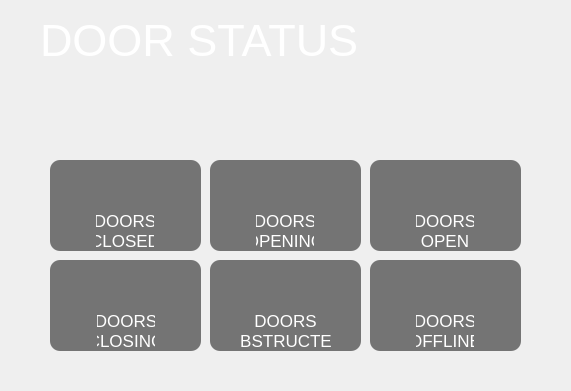
            <widget class="QWidget" name="DoorDisplayWidget" native="true">
             <property name="geometry">
              <rect>
               <x>260</x>
               <y>10</y>
               <width>571</width>
               <height>391</height>
              </rect>
             </property>
             <property name="styleSheet">
              <string notr="true">#DoorDisplayWidget {
	background-color: rgba(255, 255, 255, 13);
	border-radius: 50px;
	border: 1px solid rgba(255, 255, 255, 100);
}
</string>
             </property>
             <widget class="QLabel" name="txtDoorState">
              <property name="geometry">
               <rect>
                <x>40</x>
                <y>20</y>
                <width>381</width>
                <height>41</height>
               </rect>
              </property>
              <property name="font">
               <font>
                <family>Helvetica Neue</family>
                <pointsize>34</pointsize>
                <bold>false</bold>
               </font>
              </property>
              <property name="styleSheet">
               <string notr="true">#txtDoorState {
	color: white;
}</string>
              </property>
              <property name="text">
               <string>DOOR STATUS</string>
              </property>
             </widget>
             <widget class="QWidget" name="DoorsClosedWidget" native="true">
              <property name="geometry">
               <rect>
                <x>50</x>
                <y>160</y>
                <width>151</width>
                <height>91</height>
               </rect>
              </property>
              <property name="styleSheet">
               <string notr="true">#DoorsClosedWidget {
	background-color: #747474;
	border-radius: 10px;
}
</string>
              </property>
              <widget class="QLabel" name="txtClosed">
               <property name="geometry">
                <rect>
                 <x>46</x>
                 <y>50</y>
                 <width>58</width>
                 <height>41</height>
                </rect>
               </property>
               <property name="font">
                <font>
                 <family>Helvetica Neue</family>
                 <pointsize>13</pointsize>
                </font>
               </property>
               <property name="styleSheet">
                <string notr="true">#txtClosed {
	color: white;
}</string>
               </property>
               <property name="text">
                <string>DOORS CLOSED</string>
               </property>
               <property name="alignment">
                <set>Qt::AlignmentFlag::AlignCenter</set>
               </property>
               <property name="wordWrap">
                <bool>true</bool>
               </property>
              </widget>
              <widget class="QLabel" name="lbl1">
               <property name="geometry">
                <rect>
                 <x>55</x>
                 <y>10</y>
                 <width>41</width>
                 <height>41</height>
                </rect>
               </property>
               <property name="text">
                <string/>
               </property>
               <property name="pixmap">
                <pixmap>../Closed.png</pixmap>
               </property>
               <property name="scaledContents">
                <bool>true</bool>
               </property>
              </widget>
             </widget>
             <widget class="QWidget" name="DoorsOpeningWidget" native="true">
              <property name="geometry">
               <rect>
                <x>210</x>
                <y>160</y>
                <width>151</width>
                <height>91</height>
               </rect>
              </property>
              <property name="styleSheet">
               <string notr="true">#DoorsOpeningWidget {
	background-color: #747474;
	border-radius: 10px;
}
</string>
              </property>
              <widget class="QLabel" name="txtOpening">
               <property name="geometry">
                <rect>
                 <x>46</x>
                 <y>50</y>
                 <width>58</width>
                 <height>41</height>
                </rect>
               </property>
               <property name="font">
                <font>
                 <family>Helvetica Neue</family>
                 <pointsize>13</pointsize>
                </font>
               </property>
               <property name="styleSheet">
                <string notr="true">#txtOpening {
	color: white;
}</string>
               </property>
               <property name="text">
                <string>DOORS OPENING</string>
               </property>
               <property name="alignment">
                <set>Qt::AlignmentFlag::AlignCenter</set>
               </property>
               <property name="wordWrap">
                <bool>true</bool>
               </property>
              </widget>
              <widget class="QLabel" name="lbl2">
               <property name="geometry">
                <rect>
                 <x>55</x>
                 <y>10</y>
                 <width>41</width>
                 <height>41</height>
                </rect>
               </property>
               <property name="text">
                <string/>
               </property>
               <property name="pixmap">
                <pixmap>../opening.png</pixmap>
               </property>
               <property name="scaledContents">
                <bool>true</bool>
               </property>
              </widget>
             </widget>
             <widget class="QWidget" name="DoorsOpenWidget" native="true">
              <property name="geometry">
               <rect>
                <x>370</x>
                <y>160</y>
                <width>151</width>
                <height>91</height>
               </rect>
              </property>
              <property name="styleSheet">
               <string notr="true">#DoorsOpenWidget {
	background-color: #747474;
	border-radius: 10px;
}
</string>
              </property>
              <widget class="QLabel" name="txtOpen">
               <property name="geometry">
                <rect>
                 <x>46</x>
                 <y>50</y>
                 <width>58</width>
                 <height>41</height>
                </rect>
               </property>
               <property name="font">
                <font>
                 <family>Helvetica Neue</family>
                 <pointsize>13</pointsize>
                </font>
               </property>
               <property name="styleSheet">
                <string notr="true">#txtOpen {
	color: white;
}</string>
               </property>
               <property name="text">
                <string>DOORS OPEN</string>
               </property>
               <property name="alignment">
                <set>Qt::AlignmentFlag::AlignCenter</set>
               </property>
               <property name="wordWrap">
                <bool>true</bool>
               </property>
              </widget>
              <widget class="QLabel" name="lbl3">
               <property name="geometry">
                <rect>
                 <x>55</x>
                 <y>10</y>
                 <width>41</width>
                 <height>41</height>
                </rect>
               </property>
               <property name="text">
                <string/>
               </property>
               <property name="pixmap">
                <pixmap>../Open.png</pixmap>
               </property>
               <property name="scaledContents">
                <bool>true</bool>
               </property>
              </widget>
             </widget>
             <widget class="QWidget" name="DoorsClosingWidget" native="true">
              <property name="geometry">
               <rect>
                <x>50</x>
                <y>260</y>
                <width>151</width>
                <height>91</height>
               </rect>
              </property>
              <property name="styleSheet">
               <string notr="true">#DoorsClosingWidget {
	background-color: #747474;
	border-radius: 10px;
}
</string>
              </property>
              <widget class="QLabel" name="txtClosing">
               <property name="geometry">
                <rect>
                 <x>47</x>
                 <y>50</y>
                 <width>58</width>
                 <height>41</height>
                </rect>
               </property>
               <property name="font">
                <font>
                 <family>Helvetica Neue</family>
                 <pointsize>13</pointsize>
                </font>
               </property>
               <property name="styleSheet">
                <string notr="true">#txtClosing {
	color: white;
}</string>
               </property>
               <property name="text">
                <string>DOORS CLOSING</string>
               </property>
               <property name="alignment">
                <set>Qt::AlignmentFlag::AlignCenter</set>
               </property>
               <property name="wordWrap">
                <bool>true</bool>
               </property>
              </widget>
              <widget class="QLabel" name="lbl4">
               <property name="geometry">
                <rect>
                 <x>55</x>
                 <y>10</y>
                 <width>41</width>
                 <height>41</height>
                </rect>
               </property>
               <property name="text">
                <string/>
               </property>
               <property name="pixmap">
                <pixmap>../closing.png</pixmap>
               </property>
               <property name="scaledContents">
                <bool>true</bool>
               </property>
              </widget>
             </widget>
             <widget class="QWidget" name="DoorsObstructedWidget" native="true">
              <property name="geometry">
               <rect>
                <x>210</x>
                <y>260</y>
                <width>151</width>
                <height>91</height>
               </rect>
              </property>
              <property name="styleSheet">
               <string notr="true">#DoorsObstructedWidget {
	background-color: #747474;
	border-radius: 10px;
}
</string>
              </property>
              <widget class="QLabel" name="txtObstructed">
               <property name="geometry">
                <rect>
                 <x>30</x>
                 <y>50</y>
                 <width>91</width>
                 <height>41</height>
                </rect>
               </property>
               <property name="font">
                <font>
                 <family>Helvetica Neue</family>
                 <pointsize>13</pointsize>
                </font>
               </property>
               <property name="styleSheet">
                <string notr="true">#txtObstructed {
	color: white;
}</string>
               </property>
               <property name="text">
                <string>DOORS OBSTRUCTED</string>
               </property>
               <property name="alignment">
                <set>Qt::AlignmentFlag::AlignCenter</set>
               </property>
               <property name="wordWrap">
                <bool>true</bool>
               </property>
              </widget>
              <widget class="QLabel" name="lbl5">
               <property name="geometry">
                <rect>
                 <x>55</x>
                 <y>10</y>
                 <width>41</width>
                 <height>41</height>
                </rect>
               </property>
               <property name="text">
                <string/>
               </property>
               <property name="pixmap">
                <pixmap>../obstructed.png</pixmap>
               </property>
               <property name="scaledContents">
                <bool>true</bool>
               </property>
              </widget>
             </widget>
             <widget class="QWidget" name="DoorsOfflineWidget" native="true">
              <property name="geometry">
               <rect>
                <x>370</x>
                <y>260</y>
                <width>151</width>
                <height>91</height>
               </rect>
              </property>
              <property name="styleSheet">
               <string notr="true">#DoorsOfflineWidget {
	background-color: #747474;
	border-radius: 10px;
}
</string>
              </property>
              <widget class="QLabel" name="txtOffline">
               <property name="geometry">
                <rect>
                 <x>46</x>
                 <y>50</y>
                 <width>58</width>
                 <height>41</height>
                </rect>
               </property>
               <property name="font">
                <font>
                 <family>Helvetica Neue</family>
                 <pointsize>13</pointsize>
                </font>
               </property>
               <property name="styleSheet">
                <string notr="true">#txtOffline {
	color: white;
}</string>
               </property>
               <property name="text">
                <string>DOORS OFFLINE</string>
               </property>
               <property name="alignment">
                <set>Qt::AlignmentFlag::AlignCenter</set>
               </property>
               <property name="wordWrap">
                <bool>true</bool>
               </property>
              </widget>
              <widget class="QLabel" name="lbl6">
               <property name="geometry">
                <rect>
                 <x>55</x>
                 <y>10</y>
                 <width>41</width>
                 <height>41</height>
                </rect>
               </property>
               <property name="text">
                <string/>
               </property>
               <property name="pixmap">
                <pixmap>../Offline.png</pixmap>
               </property>
               <property name="scaledContents">
                <bool>true</bool>
               </property>
              </widget>
             </widget>
            </widget>
